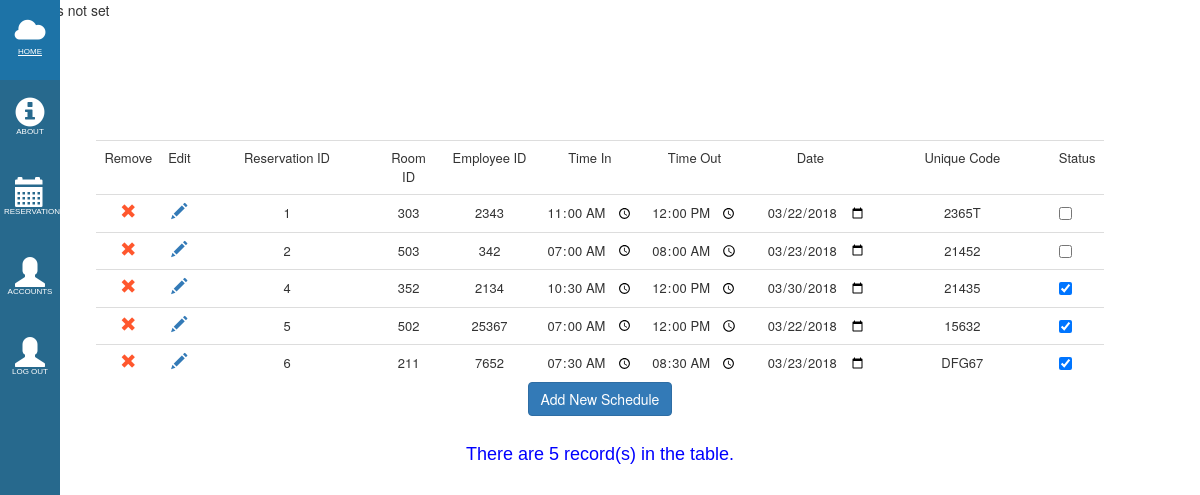
Before: /schedtable.php with the older database file.
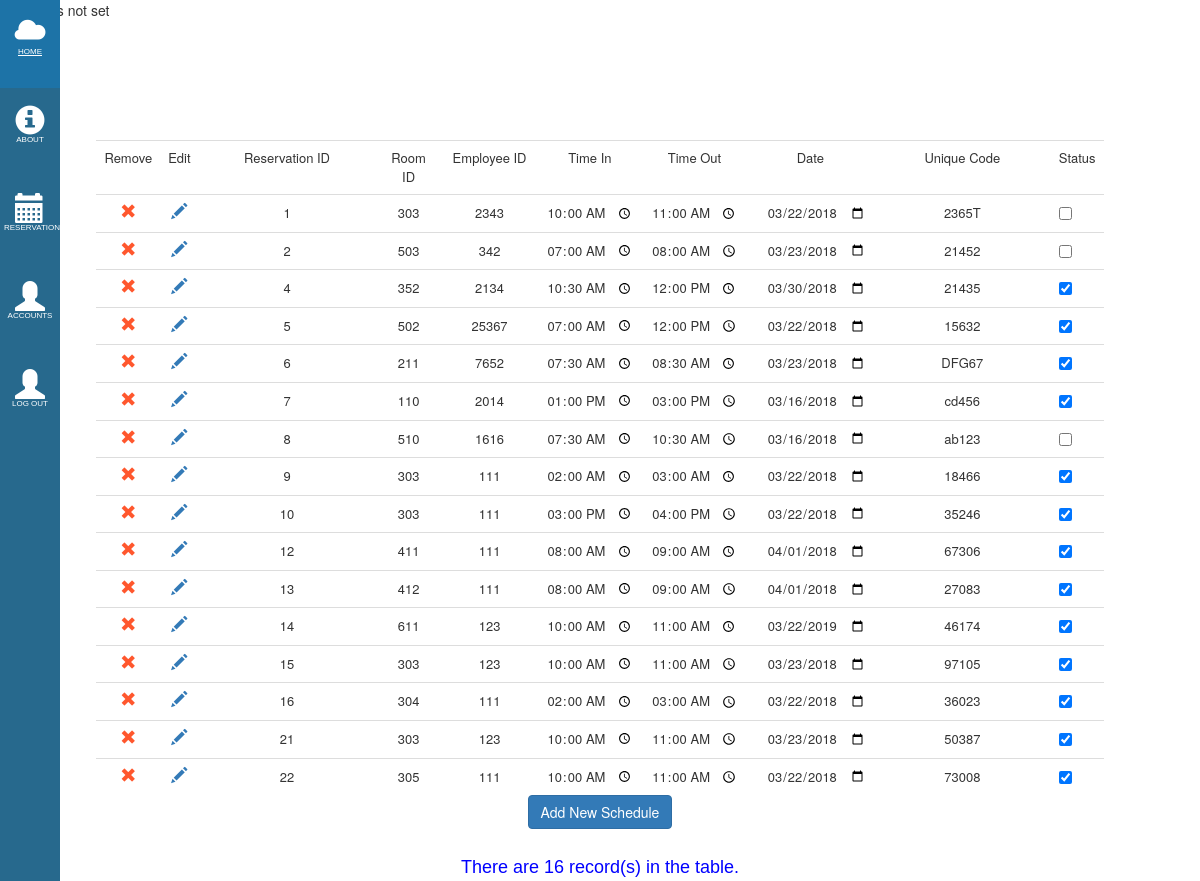
After: the same page with the newer database file.
### tables this page shows
CREATE TABLE `tbl_sched` (
  `id` int(11) NOT NULL,
  `room_id` varchar(5) NOT NULL,
  `emp_id` varchar(5) NOT NULL,
  `time_in` time NOT NULL,
  `time_out` time NOT NULL,
  `date` date NOT NULL,
  `u_code` varchar(5) NOT NULL,
  `Status` tinyint(1) NOT NULL
);

### schedtable.php (the view, shortened to what this page needs)
<html>
<head>
    <link rel="stylesheet" href="css/bootstrap.min.css">
    <link rel="stylesheet" href="bren/side_bar.css" type="text/css">
</head>
<body>
<?php
if (isset($_SESSION["count"])){
    echo "Count: ".$_SESSION["count"];
    echo "Selected ".$_SESSION["selected"];
}else{
    echo "Session is not set";
}
?>
<div class="sidebar">
    <ul>
        <li><a href="homepage.php"><span class="glyphicon glyphicon-cloud"></span><span class="menu_label">Home</span></a></li>
        <li><a href="#"><span class="glyphicon glyphicon-info-sign"></span><span class="menu_label">About</span></a></li>
        <li><a href="schedtable.php"><span class="glyphicon glyphicon-calendar"></span><span class="menu_label">Reservations</span></a></li>
        <li><a href="employees.php"><span class="glyphicon glyphicon-user"></span><span class="menu_label">Accounts</span></a></li>
        <li><a onclick="return logout()" href="login_page.php"><span class="glyphicon glyphicon-user"></span><span class="menu_label">Log Out</span></a></li>
    </ul>
</div>
<div class="container">
        <table class="table">
            <tr class="headers">
                <td>Remove</td>
                <td>Edit</td>
                <td>Reservation ID</td>
                <td>Room ID</td>
                <td>Employee ID</td>
                <td>Time In</td>
                <td>Time Out</td>
                <td>Date</td>
                <td>Unique Code</td>
                <td>Status</td>
            </tr>
            <?php
            include 'connect.php';
            $sql ="select * from tbl_sched order by id";
            $res = mysqli_query($con, $sql);
            while($row= mysqli_fetch_array($res))
            {
            ?>
            <form <?php echo ($_SESSION["count"]==2) ? 'method=\'post\' action=\'cell_edit.php\'' : '' ?>>
            <tr>
                <td align="center"><a onclick="return del()" href="delsched.php?SID=<?php echo $row['id']; ?>"><span class="glyphicon glyphicon-remove"></span></a></td>
                <td align="center"><a href="cell_edit.php?SID=<?php echo $row['id']; ?>"><<?php echo ($_SESSION["count"]==2 && $_SESSION["selected"]==$row['id']) ? 'button name=\'save_button\' type=submit class="btn btn-link save"' : 'span' ?> class=<?php echo ($_SESSION["count"]==2 && $_SESSION["selected"]==$row['id']) ? "'glyphicon glyphicon-floppy-disk'" : "'glyphicon glyphicon-pencil'"?>><?php
                        echo ($_SESSION["count"]==2 && $_SESSION["selected"]==$row['id']) ? '<span class="glyphicon glyphicon-floppy-disk"></span></button>' : '</span>';
                        ?></a></td>
                    <td><input class="<?php echo 'cell'.$row['id']?> table_cell" name="reserv_id" id="reserv_id" value=<?php echo $row['id']; ?> readonly></td>
                <td><input class="<?php echo 'cell'.$row['id']?> table_cell" name="room_id" id="room_id" value=<?php echo $row['room_id']; ?> <?php echo ($_SESSION["count"]==2 && $row['id']!=$_SESSION["selected"]) ? "readonly" : ""?>> </td>
                <td><input class="table_cell <?php echo 'cell'.$row['id']?>" name="emp_id" id="emp_id" value=<?php echo $row['emp_id']; ?>  <?php echo ($_SESSION["count"]==2 && $row['id']!=$_SESSION["selected"]) ? "readonly" : ""?>></td>
                <td><input type="time" class="table_cell <?php echo 'cell'.$row['id']?>" name="time_in" value="<?php echo $row['time_in']; ?>"  <?php echo ($_SESSION["count"]==2 && $row['id']!=$_SESSION["selected"]) ? "readonly" : ""?>></td>
                <td><input type="time" class="table_cell <?php echo 'cell'.$row['id']?>" name="time_out" value=<?php echo $row['time_out']; ?>  <?php echo ($_SESSION["count"]==2 && $row['id']!=$_SESSION["selected"]) ? "readonly" : ""?>></td>
                <td><input type="date" class="table_cell <?php echo 'cell'.$row['id']?>" name="date" value=<?php echo $row['date']; ?>  <?php echo ($_SESSION["count"]==2 && $row['id']!=$_SESSION["selected"]) ? "readonly" : ""?>></td>
                <td><input type="text" class="table_cell <?php echo 'cell'.$row['id']?>" name="unique" id="unique" value=<?php echo $row['u_code']; ?>  <?php echo ($_SESSION["count"]==2 && $row['id']!=$_SESSION["selected"]) ? "readonly" : ""?>></td>
                <td><input type="checkbox" class="table_cell <?php echo 'cell'.$row['id']?>" name="status" <?php echo ($row['Status'] == TRUE) ? "checked" : "";?>  <?php echo ($_SESSION["count"]==2 && $row['id']!=$_SESSION["selected"]) ? "disabled = \"disabled\"" : ""?>></td>
            </tr>
            </form>
            <?php
            }
            ?>
        </table>
    <a href="addsched.php"> <button class="btn btn-primary">Add New Schedule</button></a><br>
        <font size="4" face="arial"  color="blue">
            <?php
            include 'connect.php';
            $result = mysqli_query($con,"select * from tbl_sched");
            $rows = mysqli_num_rows($result);
            echo "<br>";
            echo "There are " . $rows . " record(s) in the table. ";
            ?>
        </font>
</div>
</body>
</html>

### bren/side_bar.css (style rules this page uses)
ul { list-style-type: none; margin: 0; padding: 0; z-index: 1; top: 0; left: 0; overflow-x: hidden; width: 5%; background: #27698d; height: 100%; position: fixed; overflow: auto; }
li a { display: block; color: #FFF; padding: 16px 4px; text-decoration: none; font-family: sans-serif; width: 100%; height:10%; text-align: center; }
body,html { margin: 0; margin-top: 0; padding: 0; }
.menu_label { font-size: 8px; display: block; text-transform: uppercase; }
.glyphicon { font-size: 30px; }

Changed rows visible on the page:
changed tbl_sched id 1: time_in "11:00:00" → "10:00:00"; time_out "12:00:00" → "11:00:00"
added tbl_sched: reserv_id "7", room_id "110", emp_id "2014", time_in "13:00:00", time_out "15:00:00", date "03/16/2018", unique "cd456", Status "☑"
added tbl_sched: reserv_id "8", room_id "510", emp_id "1616", time_in "07:30:00", time_out "10:30:00", date "03/16/2018", unique "ab123"
added tbl_sched: reserv_id "9", room_id "303", emp_id "111", time_in "02:00:00", time_out "03:00:00", date "03/22/2018", unique "18466", Status "☑"
added tbl_sched: reserv_id "10", room_id "303", emp_id "111", time_in "15:00:00", time_out "16:00:00", date "03/22/2018", unique "35246", Status "☑"
added tbl_sched: reserv_id "12", room_id "411", emp_id "111", time_in "08:00:00", time_out "09:00:00", date "04/01/2018", unique "67306", Status "☑"
added tbl_sched: reserv_id "13", room_id "412", emp_id "111", time_in "08:00:00", time_out "09:00:00", date "04/01/2018", unique "27083", Status "☑"
added tbl_sched: reserv_id "14", room_id "611", emp_id "123", time_in "10:00:00", time_out "11:00:00", date "03/22/2019", unique "46174", Status "☑"
added tbl_sched: reserv_id "15", room_id "303", emp_id "123", time_in "10:00:00", time_out "11:00:00", date "03/23/2018", unique "97105", Status "☑"
added tbl_sched: reserv_id "16", room_id "304", emp_id "111", time_in "02:00:00", time_out "03:00:00", date "03/22/2018", unique "36023", Status "☑"
added tbl_sched: reserv_id "21", room_id "303", emp_id "123", time_in "10:00:00", time_out "11:00:00", date "03/23/2018", unique "50387", Status "☑"
added tbl_sched: reserv_id "22", room_id "305", emp_id "111", time_in "10:00:00", time_out "11:00:00", date "03/22/2018", unique "73008", Status "☑"
Other visible differences:
$rows: "5" → "16"
